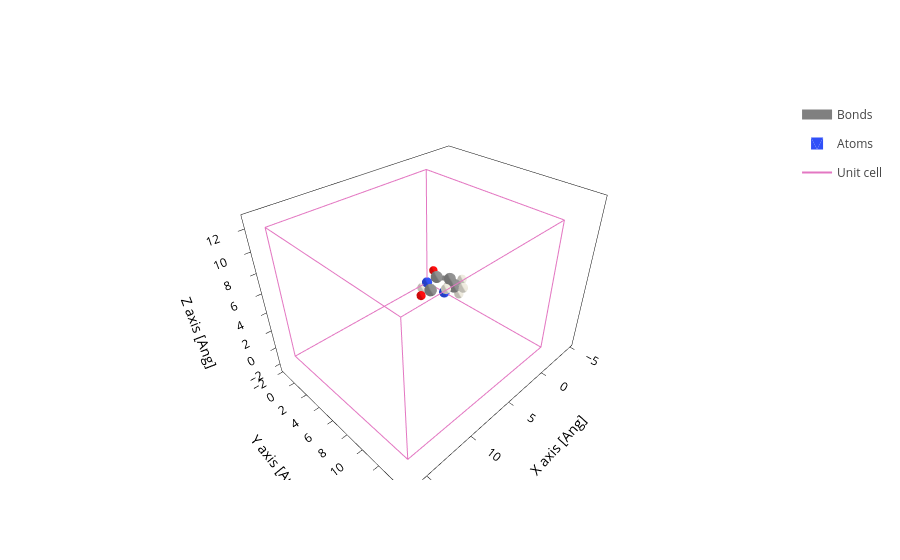

Write notebook code for a chart like this one.
### Code cell
structure.plot()

### Figure 1 — Plotly figure (JSON) as saved in the notebook; plotly's stock layout.template omitted (floating-point values rounded to 4 significant figures; data arrays with more than 128 entries replaced by an {"elided": "..."} marker saying what was removed)
{"data": [{"line": {"color": "gray", "width": 10}, "meta": {}, "mode": "lines", "name": "Bonds", "opacity": 1, "type": "scatter3d", "x": {"elided": "189 float values"}, "y": {"elided": "189 float values"}, "z": {"elided": "189 float values"}}, {"alphahull": 0, "color": "#3050F8", "hovertemplate": "%{meta.position}", "legendgroup": "Atoms", "meta": {"meta": {"Atoms_i": 0}, "position": "(0.00, 0.00, 0.00)"}, "name": "Atoms", "opacity": 1, "showlegend": true, "showscale": false, "type": "mesh3d", "x": {"elided": "225 float values"}, "y": {"elided": "225 float values"}, "z": {"elided": "225 float values"}}, {"alphahull": 0, "color": "#909090", "hovertemplate": "%{meta.position}", "legendgroup": "Atoms", "meta": {"meta": {"Atoms_i": 1}, "position": "(-1.50, 0.00, 0.00)"}, "name": "Atoms", "opacity": 1, "showlegend": false, "showscale": false, "type": "mesh3d", "x": {"elided": "225 float values"}, "y": {"elided": "225 float values"}, "z": {"elided": "225 float values"}}, {"alphahull": 0, "color": "#909090", "hovertemplate": "%{meta.position}", "legendgroup": "Atoms", "meta": {"meta": {"Atoms_i": 2}, "position": "(-2.25, 1.30, 0.00)"}, "name": "Atoms", "opacity": 1, "showlegend": false, "showscale": false, "type": "mesh3d", "x": {"elided": "225 float values"}, "y": {"elided": "225 float values"}, "z": {"elided": "225 float values"}}, {"alphahull": 0, "color": "#909090", "hovertemplate": "%{meta.position}", "legendgroup": "Atoms", "meta": {"meta": {"Atoms_i": 3}, "position": "(-1.50, 2.60, -0.00)"}, "name": "Atoms", "opacity": 1, "showlegend": false, "showscale": false, "type": "mesh3d", "x": {"elided": "225 float values"}, "y": {"elided": "225 float values"}, "z": {"elided": "225 float values"}}, {"alphahull": 0, "color": "#3050F8", "hovertemplate": "%{meta.position}", "legendgroup": "Atoms", "meta": {"meta": {"Atoms_i": 4}, "position": "(0.00, 2.60, -0.00)"}, "name": "Atoms", "opacity": 1, "showlegend": false, "showscale": false, "type": "mesh3d", "x": {"elided": "225 float values"}, "y": {"elided": "225 float values"}, "z": {"elided": "225 float values"}}, {"alphahull": 0, "color": "#909090", "hovertemplate": "%{meta.position}", "legendgroup": "Atoms", "meta": {"meta": {"Atoms_i": 5}, "position": "(0.75, 1.30, -0.00)"}, "name": "Atoms", "opacity": 1, "showlegend": false, "showscale": false, "type": "mesh3d", "x": {"elided": "225 float values"}, "y": {"elided": "225 float values"}, "z": {"elided": "225 float values"}}, {"alphahull": 0, "color": "#909090", "hovertemplate": "%{meta.position}", "legendgroup": "Atoms", "meta": {"meta": {"Atoms_i": 6}, "position": "(-3.12, 1.30, -1.22)"}, "name": "Atoms", "opacity": 1, "showlegend": false, "showscale": false, "type": "mesh3d", "x": {"elided": "225 float values"}, "y": {"elided": "225 float values"}, "z": {"elided": "225 float values"}}, {"alphahull": 0, "color": "#EDEADE", "hovertemplate": "%{meta.position}", "legendgroup": "Atoms", "meta": {"meta": {"Atoms_i": 7}, "position": "(-4.19, 1.40, -0.92)"}, "name": "Atoms", "opacity": 1, "showlegend": false, "showscale": false, "type": "mesh3d", "x": {"elided": "225 float values"}, "y": {"elided": "225 float values"}, "z": {"elided": "225 float values"}}, {"alphahull": 0, "color": "#EDEADE", "hovertemplate": "%{meta.position}", "legendgroup": "Atoms", "meta": {"meta": {"Atoms_i": 8}, "position": "(-2.87, 2.15, -1.89)"}, "name": "Atoms", "opacity": 1, "showlegend": false, "showscale": false, "type": "mesh3d", "x": {"elided": "225 float values"}, "y": {"elided": "225 float values"}, "z": {"elided": "225 float values"}}, {"alphahull": 0, "color": "#EDEADE", "hovertemplate": "%{meta.position}", "legendgroup": "Atoms", "meta": {"meta": {"Atoms_i": 9}, "position": "(-3.02, 0.35, -1.80)"}, "name": "Atoms", "opacity": 1, "showlegend": false, "showscale": false, "type": "mesh3d", "x": {"elided": "225 float values"}, "y": {"elided": "225 float values"}, "z": {"elided": "225 float values"}}, {"alphahull": 0, "color": "#EDEADE", "hovertemplate": "%{meta.position}", "legendgroup": "Atoms", "meta": {"meta": {"Atoms_i": 10}, "position": "(-2.00, 3.46, -0.00)"}, "name": "Atoms", "opacity": 1, "showlegend": false, "showscale": false, "type": "mesh3d", "x": {"elided": "225 float values"}, "y": {"elided": "225 float values"}, "z": {"elided": "225 float values"}}, {"alphahull": 0, "color": "#EDEADE", "hovertemplate": "%{meta.position}", "legendgroup": "Atoms", "meta": {"meta": {"Atoms_i": 11}, "position": "(0.29, 3.10, 0.81)"}, "name": "Atoms", "opacity": 1, "showlegend": false, "showscale": false, "type": "mesh3d", "x": {"elided": "225 float values"}, "y": {"elided": "225 float values"}, "z": {"elided": "225 float values"}}, {"alphahull": 0, "color": "#EDEADE", "hovertemplate": "%{meta.position}", "legendgroup": "Atoms", "meta": {"meta": {"Atoms_i": 12}, "position": "(0.29, -0.50, -0.81)"}, "name": "Atoms", "opacity": 1, "showlegend": false, "showscale": false, "type": "mesh3d", "x": {"elided": "225 float values"}, "y": {"elided": "225 float values"}, "z": {"elided": "225 float values"}}, {"alphahull": 0, "color": "#FF0D0D", "hovertemplate": "%{meta.position}", "legendgroup": "Atoms", "meta": {"meta": {"Atoms_i": 13}, "position": "(2.15, 1.30, -0.00)"}, "name": "Atoms", "opacity": 1, "showlegend": false, "showscale": false, "type": "mesh3d", "x": {"elided": "225 float values"}, "y": {"elided": "225 float values"}, "z": {"elided": "225 float values"}}, {"alphahull": 0, "color": "#FF0D0D", "hovertemplate": "%{meta.position}", "legendgroup": "Atoms", "meta": {"meta": {"Atoms_i": 14}, "position": "(-2.20, -1.21, 0.00)"}, "name": "Atoms", "opacity": 1, "showlegend": false, "showscale": false, "type": "mesh3d", "x": {"elided": "225 float values"}, "y": {"elided": "225 float values"}, "z": {"elided": "225 float values"}}, {"meta": {}, "mode": "lines", "name": "Unit cell", "type": "scatter3d", "x": [0.0, 0.0, 16.34, 16.34, 0.0, 0.0, NaN, 0.0, 0.0, 0.0, 16.34, 16.34, 0.0, NaN, 16.34, 16.34, NaN, 16.34, 16.34], "y": [0.0, 14.68, 14.68, 14.68, 14.68, 14.68, NaN, 14.68, 0.0, 0.0, 0.0, 0.0, 0.0, NaN, 14.68, 0.0, NaN, 14.68, 0.0], "z": [0.0, 0.0, 0.0, 12.7, 12.7, 0.0, NaN, 12.7, 12.7, 0.0, 0.0, 12.7, 12.7, NaN, 0.0, 0.0, NaN, 12.7, 12.7]}], "layout": {"scene": {"aspectmode": "data", "xaxis": {"title": {"text": "X axis [Ang]"}}, "yaxis": {"title": {"text": "Y axis [Ang]"}}, "zaxis": {"title": {"text": "Z axis [Ang]"}}}, "xaxis": {"scaleanchor": "y", "scaleratio": 1, "title": {"text": "X axis [Ang]"}}, "yaxis": {"title": {"text": "Y axis [Ang]"}}}}
